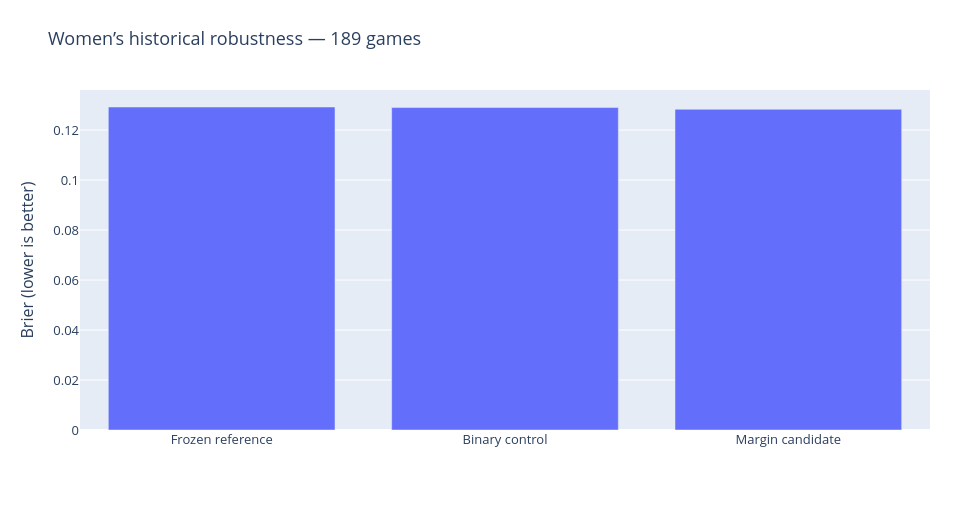

Notebook code cell kept with this figure:
### Markdown cell above
## 3. Does the women's candidate survive fuller training?
The same historical 2023–2025 games compare a frozen reference, a matched win/loss control, and the margin-based ensemble. Whole-season inner omissions and three fixed random repeats assess training stability. Every outer assessment year is excluded from fitting, early stopping and calibration. The scored men's probabilities remain untouched; this experiment makes no Kaggle submission.

### Code cell
display(pd.DataFrame([{'Core': w['core'], 'Binary control': w['binary'], 'Margin candidate': w['margin'], 'Gain over core': w['core']-w['margin'], 'Gain over binary': w['binary']-w['margin']}]))
chart('women_robustness', 'Women’s historical robustness — 189 games', ['Frozen reference', 'Binary control', 'Margin candidate'], {'Brier': [w['core'],w['binary'],w['margin']]}, 'Brier (lower is better)')

### Figure 1 — Plotly figure (JSON) as saved in the notebook; plotly's stock layout.template omitted (floating-point values rounded to 4 significant figures)
{"data": [{"name": "Brier", "type": "bar", "x": ["Frozen reference", "Binary control", "Margin candidate"], "y": [0.1292, 0.129, 0.1283]}], "layout": {"barmode": "group", "font": {"size": 13}, "height": 530, "legend": {"orientation": "h", "y": -0.23}, "margin": {"b": 100, "l": 80, "r": 30, "t": 90}, "title": {"text": "Women’s historical robustness — 189 games"}, "width": 960, "xaxis": {"type": "category"}, "yaxis": {"title": {"text": "Brier (lower is better)"}}}}
